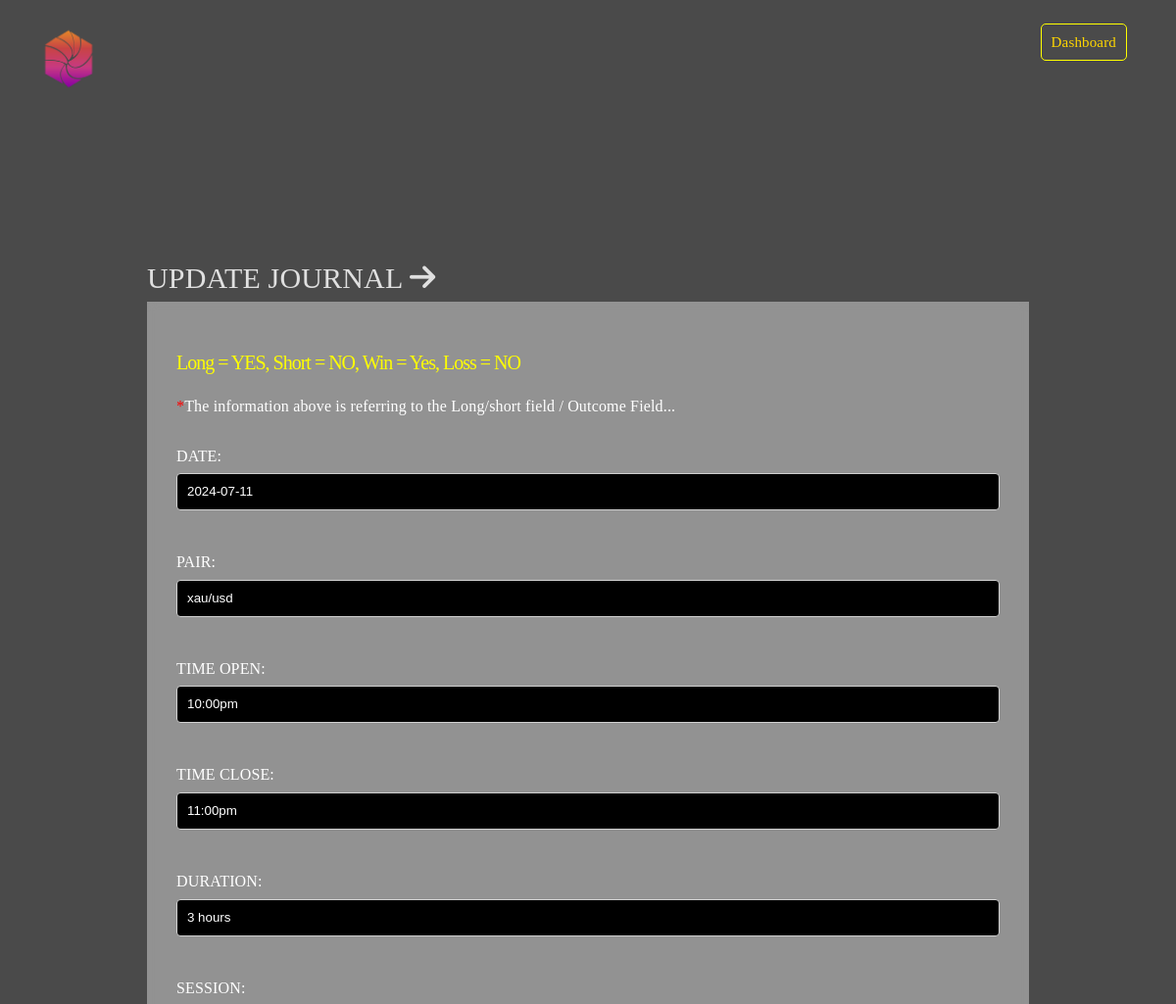
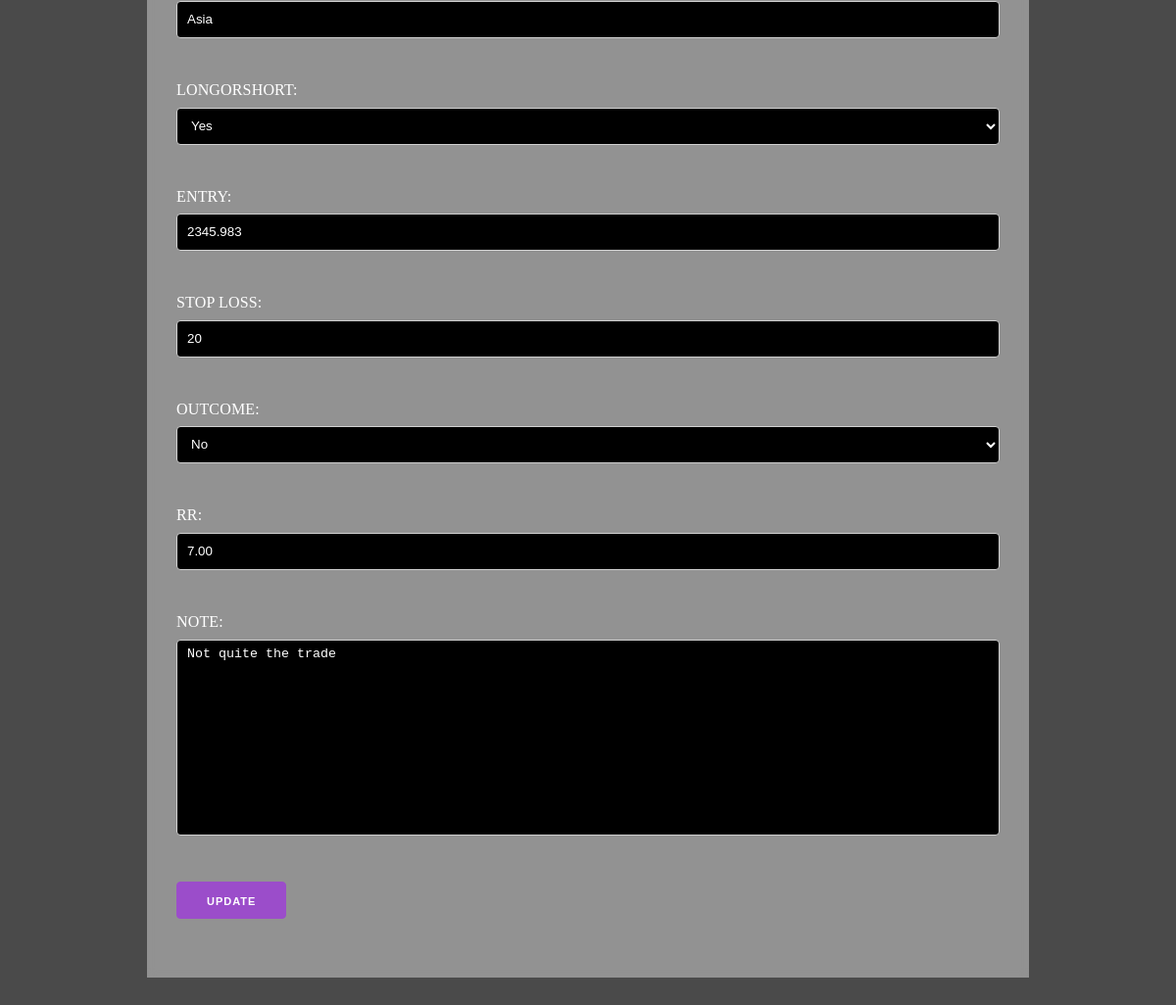
The page /journal/update/1 (signed in) on the database its author committed (2 pictures, top to bottom).
### journal/models.py (models this page shows, shortened)
class Journal(models.Model):
    user = user = models.ForeignKey(User, on_delete=models.CASCADE,null=True)
    date = models.DateField()
    pair = models.CharField(max_length=250)
    time_open = models.CharField(max_length=250)
    time_close = models.CharField(max_length=250)
    duration = models.CharField(max_length=250)
    session = models.CharField(max_length=250)
    longorshort = models.BooleanField(default=True,null=True)
    entry = models.CharField(max_length=250,null=True)
    stop_loss = models.CharField(max_length=250,null=True)
    outcome = models.BooleanField(default=True,null=True)
    rr = models.DecimalField(max_digits=6, decimal_places=2)
    note = models.TextField(max_length=5000)

### journal/views.py (the view)
# urls.py: path('journal/update/<int:journal_id>',update,name='update'),
@login_required(login_url='userlogin')
def update(request, journal_id):
    journal = get_object_or_404(Journal,id=journal_id, user=request.user)
    if request.method == 'POST':
        form = JournalForm(request.POST, instance=journal)
        if form.is_valid():
            form.save()
            return redirect('dashboard')  # Redirect to the list of journals or any other desired page
    else:
        form = JournalForm(instance=journal)
        context = {
            'form':form,
            'journal':journal
        }
    return render(request,'journal_update.html',context )

### journal/forms.py
class JournalForm(forms.ModelForm):
        class Meta:
            model = Journal
            fields = [
                'date', 'pair', 'time_open', 'time_close', 'duration', 'session',
                'longorshort', 'entry', 'stop_loss', 'outcome', 'rr', 'note'
            ]

### journal/templates/journal_update.html (shortened to what this page needs)
<!DOCTYPE html>
{% load static %}
<html lang="en">
<head>
    <link rel="stylesheet" href="https://cdnjs.cloudflare.com/ajax/libs/font-awesome/6.5.2/css/all.min.css" />
    <link rel="stylesheet" href="{% static 'milligram.css' %}">
    <link rel="stylesheet" href=" {% static 'style.css' %}">
</head>
<body>
    <section class="navbar">
        <nav class="navlist">
            <img src="{% static 'img/20230312_165351.png' %}" alt="logo" class="logopng">
             <div class="holdnav">
               <a href="{% url 'dashboard' %}" class="navobjects">Dashboard</a>
             </div>
        </nav>
    </section>
    <section class="j_entry">
        <hi class="login">UPDATE JOURNAL <i class="fa-solid fa-arrow-right"></i></hi>
        <form method="POST" action=" {% url 'update' journal.id %}" enctype="multipart/form-data">
            <h1 style="font-size: 2rem;color: yellow;text-transform: capitalize;">Long = YES, Short = NO, Win = Yes, Loss = NO</h1>
            <p style="color: white;"><span style="color: red;">*</span>The information above is referring to the Long/short field / Outcome Field...</p>
           {{form.as_p}}
            <div class="send">
                <button>UPDATE</button>
            </div>
          </form>
    </section>
</body>
</html>

### journal/static/milligram.css (style rules this page uses)
*, *:after, *:before { box-sizing: inherit; }
html { box-sizing: border-box; font-size: 62.5%; }
body { color: #606c76; font-family: 'Roboto', 'Helvetica Neue', 'Helvetica', 'Arial', sans-serif; font-size: 1.6em; font-weight: 300; letter-spacing: .01em; line-height: 1.6; }
.button, button, input[type='button'], input[type='reset'], input[type='submit'] { background-color: #9b4dca; border: 0.1rem solid #9b4dca; border-radius: .4rem; color: #fff; cursor: pointer; display: inline-block; font-size: 1.1rem; font-weight: 700; height: 3.8rem; letter-spacing: .1rem; line-height: 3.8rem; padding: 0 3.0rem; text-align: center; text-decoration: none; text-transform: uppercase; white-space: nowrap; }
input[type='color'], input[type='date'], input[type='datetime'], input[type='datetime-local'], input[type='email'], input[type='month'], input[type='number'], input[type='password'], input[type='search'], input[type='tel'], input[type='text'], input[type='url'], input[type='week'], input:not([type]), textarea, select { background-color: transparent; border: 0.1rem solid #d1d1d1; border-radius: .4rem; box-shadow: none; box-sizing: inherit; height: 3.8rem; padding: .6rem 1.0rem .7rem; width: 100%; }
select { padding-right: 3.0rem; }
textarea { min-height: 6.5rem; }
label, legend { display: block; font-size: 1.6rem; font-weight: 700; margin-bottom: .5rem; }
a { color: #9b4dca; text-decoration: none; }
.button, button, dd, dt, li { margin-bottom: 1.0rem; }
fieldset, input, select, textarea { margin-bottom: 1.5rem; }
blockquote, dl, figure, form, ol, p, pre, table, ul { margin-bottom: 2.5rem; }
p { margin-top: 0; }
h1, h2, h3, h4, h5, h6 { font-weight: 300; letter-spacing: -.1rem; margin-bottom: 2.0rem; margin-top: 0; }
h1 { font-size: 4.6rem; line-height: 1.2; }
img { max-width: 100%; }

### journal/static/style.css (style rules this page uses)
* { padding: 0; margin: 0; box-sizing: border-box; }
:root { --secpad: 0rem 2rem; --button: #ffd700; --button_textcolor:#333333; --card:#008080; --topspace: 2rem; --card_textcolor:#E0E0E0; --backdrop:rgba(255, 255, 255, 0.4); }
body { background:rgb(74, 74, 74) ; font-family: 'Roboto Slab', serif; height: 100vh; }
input[type=text] { color: white; background: black; }
input[type=number] { color: white; background: black; }
select { color: white; background: black; }
textarea { color: white; background: black; }
.logopng { width: 10rem; object-fit: contain; }
input { color: inherit; }
input::placeholder { color:rgb(193, 191, 191); text-transform: capitalize; font-size: smaller; }
textarea::placeholder { color:rgb(193, 191, 191); text-transform: capitalize; font-size: smaller; }
textarea { resize: none; height: 20rem; }
.navbar { padding: var(--secpad); width: 100%; }
.navlist { display: flex; justify-content: space-between; margin-top: 1rem; border-radius: 1rem; flex-wrap: wrap; z-index: 100; }
.login { color: var(--card_textcolor); font-size: 3rem; text-transform: uppercase; }
.navobjects { padding: 1rem ; text-transform: capitalize; color: var(--button_textcolor); border-radius: 5px; margin-bottom: 1rem; color: var(--button); cursor: pointer; border: 1px solid yellow; font-size: 1.3rem; }
.holdnav { margin-top: 2rem; }
.j_entry { padding: 5rem 3rem; }
form { padding: 5rem 3rem; backdrop-filter: blur(5px); background: var(--backdrop); }
label { color: white; text-transform: uppercase; font-weight: 400; }
@media (min-width: 40.0rem) { .navlist { display: flex; justify-content: space-between; margin-top: 1rem; border-radius: 1rem; flex-wrap: wrap; flex-direction: row; } }
@media (min-width: 40.0rem) { .navobjects { text-transform: capitalize; color: var(--button_textcolor); border-radius: 5px; margin-bottom: 1rem; color: var(--button); cursor: pointer; margin-top: 5rem; margin-left: 2rem; margin-right: 3rem; font-size: 1.5rem; } }
@media (min-width: 40.0rem) { .j_entry { padding: 15rem 15rem; } }

### rows shown on the page
Journal: date "2024-07-11", pair "xau/usd", time_open "10:00pm", time_close "11:00pm", duration "3 hours", session "Asia", longorshort "Yes", entry "2345.983", stop_loss "20", outcome "No", rr "7.00", note "Not quite the trade"
